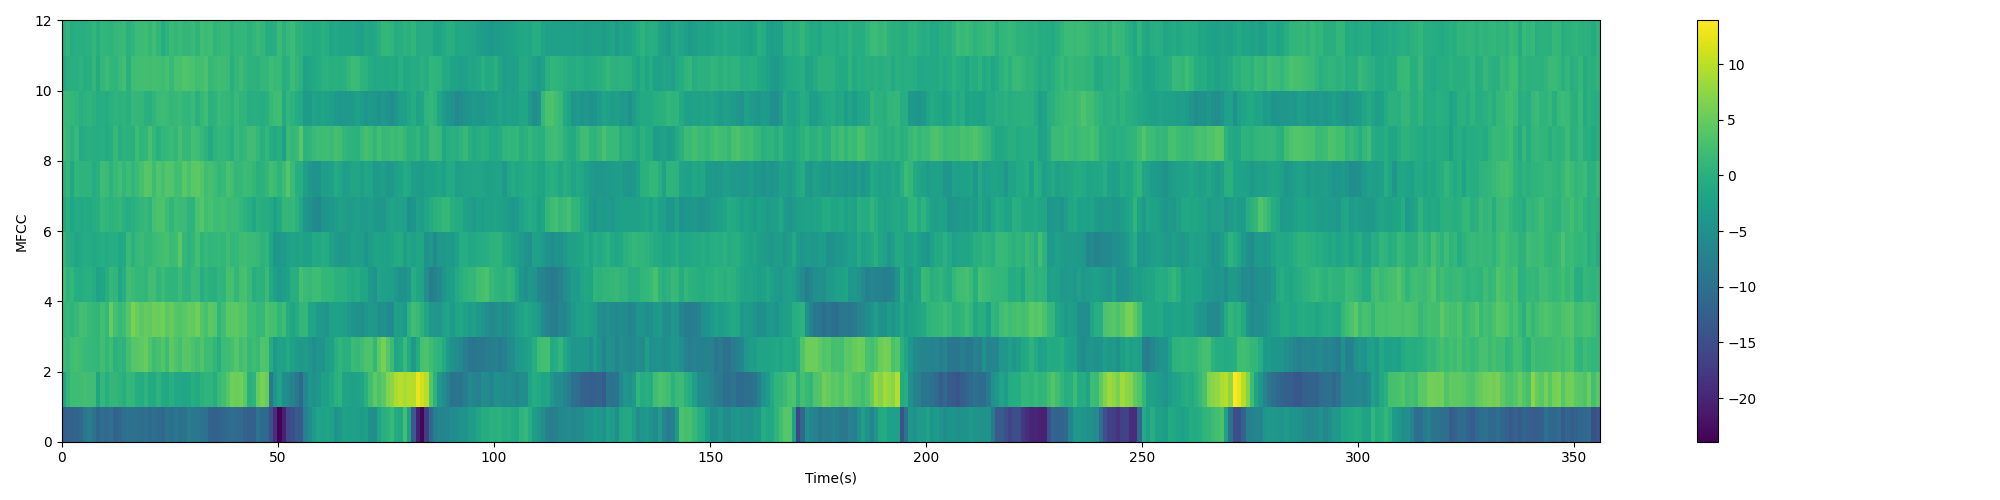

This chart was generated by the following Python code:
import librosa
import numpy as np
from scipy.fftpack import dct

# If you want to see the spectrogram picture
import matplotlib
matplotlib.use('Agg')
import matplotlib.pyplot as plt
def plot_spectrogram(spec, note,file_name):
    """Draw the spectrogram picture
        :param spec: a feature_dim by num_frames array(real)
        :param note: title of the picture
        :param file_name: name of the file
    """ 
    fig = plt.figure(figsize=(20, 5))
    heatmap = plt.pcolor(spec)
    fig.colorbar(mappable=heatmap)
    plt.xlabel('Time(s)')
    plt.ylabel(note)
    plt.tight_layout()
    plt.savefig(file_name)


#preemphasis config 
alpha = 0.97

# Enframe config
frame_len = 400      # 25ms, fs=16kHz
frame_shift = 160    # 10ms, fs=15kHz
fft_len = 512

# Mel filter config
num_filter = 23
num_mfcc = 12

# Read wav file
wav, fs = librosa.load('./test.wav', sr=None)

# Enframe with Hamming window function
def preemphasis(signal, coeff=alpha):
    """perform preemphasis on the input signal.

        :param signal: The signal to filter.
        :param coeff: The preemphasis coefficient. 0 is no filter, default is 0.97.
        :returns: the filtered signal.
    """
    return np.append(signal[0], signal[1:] - coeff * signal[:-1])

def enframe(signal, frame_len=frame_len, frame_shift=frame_shift, win=np.hamming(frame_len)):
    """Enframe with Hamming widow function.

        :param signal: The signal be enframed
        :param win: window function, default Hamming
        :returns: the enframed signal, num_frames by frame_len array
    """
    
    num_samples = signal.size
    num_frames = np.floor((num_samples - frame_len) / frame_shift)+1
    frames = np.zeros((int(num_frames),frame_len))
    for i in range(int(num_frames)):
        frames[i,:] = signal[i*frame_shift:i*frame_shift + frame_len] 
        frames[i,:] = frames[i,:] * win

    return frames

def get_spectrum(frames, fft_len=fft_len):
    """Get spectrum using fft
        :param frames: the enframed signal, num_frames by frame_len array
        :param fft_len: FFT length, default 512
        :returns: spectrum, a num_frames by fft_len/2+1 array (real)
    """
    cFFT = np.fft.fft(frames, n=fft_len)
    valid_len = int(fft_len / 2 ) + 1
    spectrum = np.abs(cFFT[:,0:valid_len])
    return spectrum

def fbank(spectrum, num_filter = num_filter):
    """Get mel filter bank feature from spectrum
        :param spectrum: a num_frames by fft_len/2+1 array(real)
        :param num_filter: mel filters number, default 23
        :returns: fbank feature, a num_frames by num_filter array 
        DON'T FORGET LOG OPRETION AFTER MEL FILTER!
    """

    # feats=np.zeros((spectrum.shape[0], num_filter))
    f = mel_filter(num_filter, 16000, fft_len)
    feats = np.dot(spectrum, f.T)
    feats = np.log10(feats)
    return feats

def mfcc(fbank, num_mfcc = num_mfcc):
    """Get mfcc feature from fbank feature
        :param fbank: a num_frames by  num_filter array(real)
        :param num_mfcc: mfcc number, default 12
        :returns: mfcc feature, a num_frames by num_mfcc array 
    """

    # feats = np.zeros((fbank.shape[0],num_mfcc))
    feats = dct(fbank)[:, 1:(num_mfcc + 1)]
    return feats

def write_file(feats, file_name):
    """Write the feature to file
        :param feats: a num_frames by feature_dim array(real)
        :param file_name: name of the file
    """
    f=open(file_name,'w')
    (row,col) = feats.shape
    for i in range(row):
        f.write('[')
        for j in range(col):
            f.write(str(feats[i,j])+' ')
        f.write(']\n')
    f.close()

def mel_filter(num_filter, fs, n):
    """
    :param num_filter: 梅尔滤波器个数
    :param fs: 采样频率
    :param n:  dft 点数
    """
    fh = fs / 2
    mel_fh = 2595 * np.log10(1 + fh / 700)
    x = np.linspace(0, mel_fh, num_filter + 2)  # mel 刻度
    for i in range(num_filter + 2):  # 索引值
        x[i] = int(700 * (10 ** (x[i] / 2595) - 1) / fs * n)
    num_points = n // 2 + 1
    y = np.zeros((num_filter, num_points))
    for k in range(1, num_filter + 1):
        n0 = int(x[k - 1])
        n1 = int(x[k])
        n2 = int(x[k + 1])
        for i in range(n0, n1):
            y[k-1, i] = (i - n0) / (n1 - n0)
        for i in range(n1, n2):
            y[k-1, i] = (n2 - i) / (n2 - n1)
     
    # freqs = [int(fs / n * i) for i in range(num_points)]
    # for k in range(num_filter):
    #     plt.plot(freqs, y[k])
    # plt.show()
    return y

def main():
    wav, fs = librosa.load('./test.wav', sr=None)
    signal = preemphasis(wav)
    frames = enframe(signal)
    spectrum = get_spectrum(frames)
    fbank_feats = fbank(spectrum)
    mfcc_feats = mfcc(fbank_feats)
    plot_spectrogram(fbank_feats, 'Filter Bank','fbank.png')
    write_file(fbank_feats,'./test.fbank')
    plot_spectrogram(mfcc_feats.T, 'MFCC','mfcc.png')
    write_file(mfcc_feats,'./test.mfcc')

def test():
    mel_filter(23, 16000, 512)

if __name__ == '__main__':
    main()
    # test()
